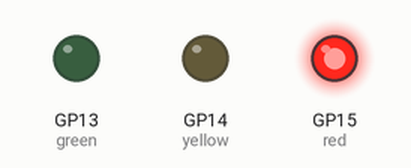
Simulated run of this program. Board: Raspberry Pi Pico running MicroPython. On the bench: output pins drawn as LEDs (lit = HIGH).

Above: at 0.1 s.
Timing chart, 0 to 1.6 s (numbered marks = the images above):
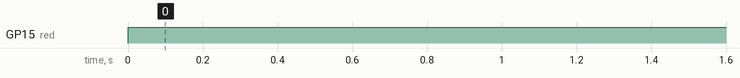

The program:

led_traffic_lights.py
```python
from machine import Pin
import utime


def traffic_light():
    """ Simple traffic light. """
    red = Pin(15, Pin.OUT)
    yellow = Pin(14, Pin.OUT)
    green = Pin(13, Pin.OUT)

    while True:
        red.toggle()
        utime.sleep(300)
        yellow.toggle()
        utime.sleep(300)
        green.toggle()
        utime.sleep(300)


traffic_light()
```

Measured:
- by itself, GP15 (red): LOW → HIGH at 0.00 s
